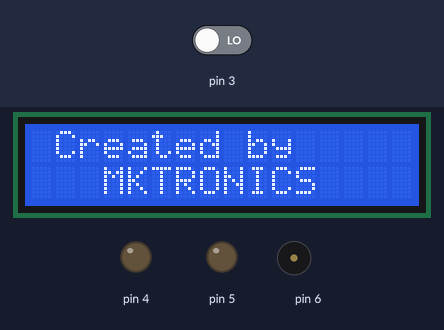
This sketch was run on a simulated Arduino Uno, built with avr-gcc and run on an emulated ATmega328P. Shown: 16×2 character LCD, output pins drawn as LEDs (lit = HIGH), buzzer (waves = sounding). Inputs (shaded band) come from the test bench; at power-on: pin 3 LOW.

Above: at 3.2 s.
At 7.3 s:
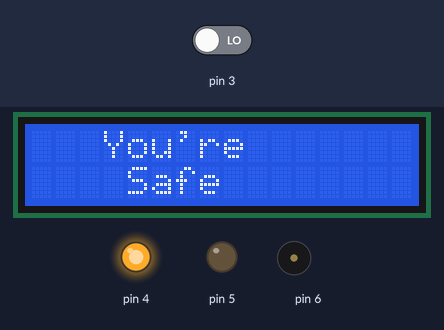
7.4 s: pin 3 driven HIGH
At 8.9 s:
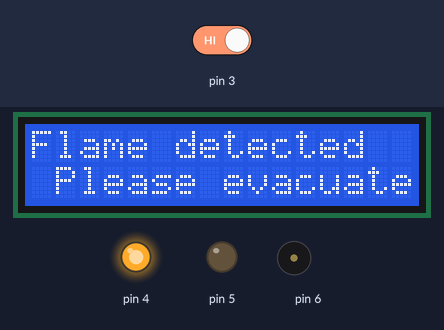
11.4 s: pin 3 driven LOW
At 14.5 s:
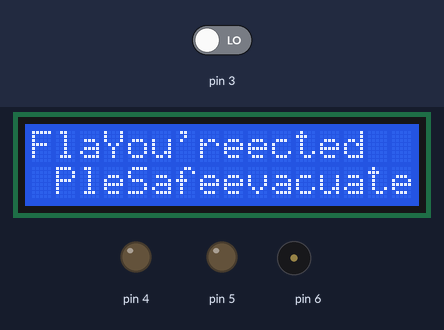
Timing chart, 0 to 16.7 s (numbered marks = the images above; inputs shaded):
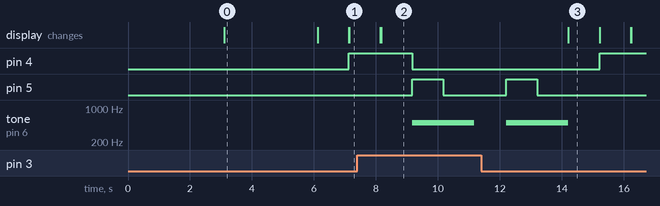

The sketch:

Flame_detector.ino
```cpp
#include <LiquidCrystal_I2C.h>
LiquidCrystal_I2C lcd(0x27,16,2);
int flame = A0;
int Flame = 3;
int red = 5;
int green = 4;
int buzzer = 6;
int flam;
void  setup(){
  pinMode(A0,INPUT);
  pinMode(3,INPUT);
  pinMode(5,OUTPUT);
  pinMode(4,OUTPUT);
  pinMode(6,OUTPUT);
  lcd.init();
  lcd.backlight();
  lcd.clear();
  lcd.setCursor(4,0);
  lcd.print("Flame");
  lcd.setCursor(5,1);
  lcd.print("Detector");
  delay(3000);
  lcd.clear();
  lcd.setCursor(1,0);
  lcd.print("Created by");
  lcd.setCursor(3,1);
  lcd.print("MKTRONICS");
  delay(3000);
  lcd.clear();
}
void loop(){
 flam = digitalRead(3);
 if (flam == HIGH){
  lcd.setCursor(0,0);
  lcd.print("Flame detected");
  lcd.setCursor(1,1);
  lcd.print("Please evacuate!!!");
  delay(1000);
  tone(6,500,2000);
  digitalWrite(4,LOW);
  digitalWrite(5,HIGH);
  delay(1000);
  digitalWrite(5,LOW);
  delay(1000);
  digitalWrite(4,LOW);
 }else{
  lcd.setCursor(3,0);
  lcd.print("You're");
  lcd.setCursor(4,1);
  lcd.print("Safe");
  delay(1000);
  lcd.clear();
  digitalWrite(4,HIGH);
  digitalWrite(5,LOW);
  noTone(6);
 }
}
```

Measured:
- after the input at 7.4 s, pin 4: HIGH → LOW after 1.8 s; pin 5: LOW → HIGH after 1.8 s, → LOW 1.0 s later; tone on pin 6: silent → 500 Hz after 1.8 s, → silent 2.0 s later; the display: first differs from a run without the input after 0.76 s (image 2)
- after the input at 11.4 s, pin 4: LOW → HIGH after 3.8 s; pin 5: goes on until 13.2 s, then stays LOW; tone on pin 6: goes on until 14.2 s, then stays silent; the display: changes after 2.8 s (image 3)
- what the display in image 0 shows lasts 3.0 s, from 3.1 s to 6.1 s
